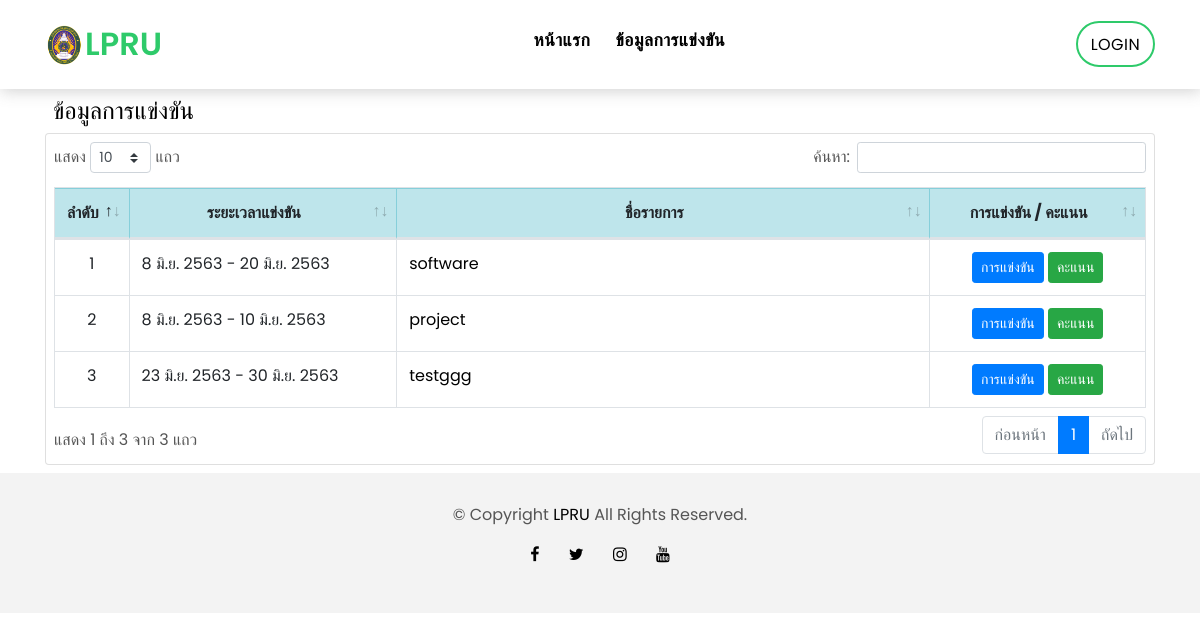
The app's page /show_tournament.php, older data.
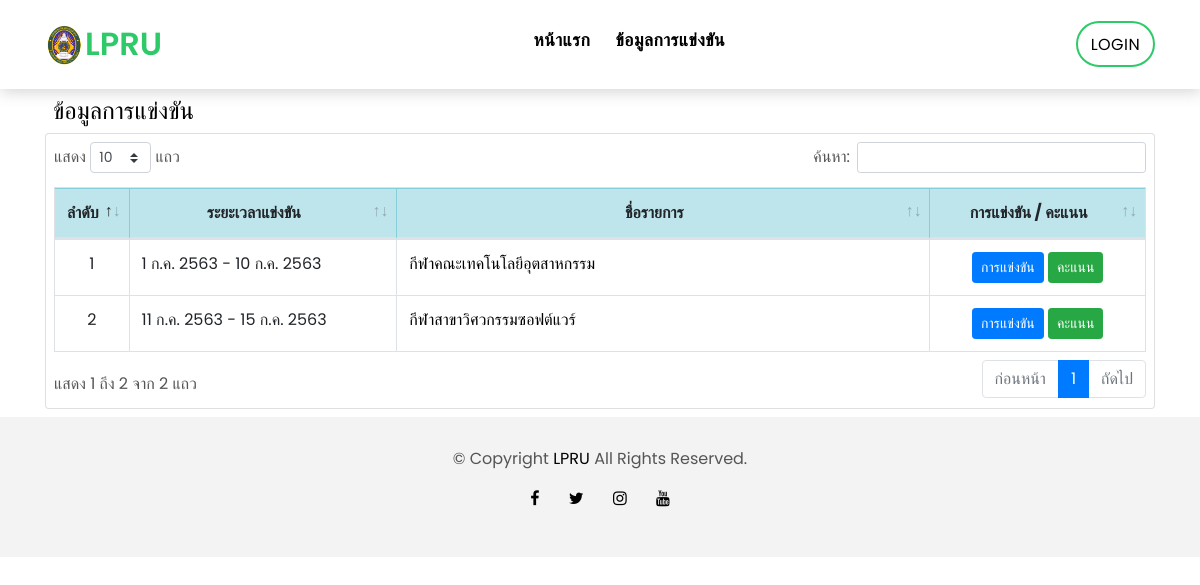
The same page, newer data.
### tables this page shows
CREATE TABLE `tournament` (
  `tournament_id` int(11) NOT NULL,
  `tournament_name` varchar(100) NOT NULL,
  `startdate` date NOT NULL,
  `enddate` date NOT NULL
);

### app/SQLiManager.php (called while the page is built, shortened)
<?php
if(class_exists('SQLiManager') === false)
{
	class SQLiManager{
		var $table;
		var $field;
		var $condition;
		public function SQLiManager()
		{
			$this->connect = mysqli_connect(DB_HOST,DB_USER,DB_PASS,DB_NAME);
			$cs1 = "SET character_set_results=utf8";
			mysqli_query($this->connect,$cs1) or die('Error query: ' . mysqli_error($this->connect));
			$cs2 = "SET character_set_client = utf8";
			mysqli_query($this->connect,$cs2) or die('Error query: ' . mysqli_error($this->connect));
			$cs3 = "SET character_set_connection = utf8";
			mysqli_query($this->connect,$cs3) or die('Error query: ' . mysqli_error($this->connect));
			$this->field="*";
		}
		public function select()
		{
			$this->sql="SELECT $this->field FROM $this->table $this->condition";
			$result=mysqli_query($this->connect,$this->sql) or trigger_error(mysqli_error($this->connect),E_USER_ERROR);
			return $result;
		}
	}
}
?>

### app/fn.php (called while the page is built, shortened)
<?php
function dateTH($strDate, $full=null, $time=null)
{
	$strYear = date("Y", strtotime($strDate)) + 543;
	$strMonth = date("n", strtotime($strDate));
	$strDay = date("j", strtotime($strDate));
	$strMonthCut = Array("", "ม.ค.", "ก.พ.", "มี.ค.", "เม.ย.", "พ.ค.", "มิ.ย.", "ก.ค.", "ส.ค.", "ก.ย.", "ต.ค.", "พ.ย.", "ธ.ค.");
	$strMonthThai = $strMonthCut[$strMonth];
	$dateTH = "$strDay $strMonthThai $strYear";
	return $dateTH;
}

### show_tournament.php (the view, shortened to what this page needs)
<?php
include("header.php");
$sql->table = "tournament";
$sql->field = "*";
$query = $sql->select();
?>
<main id="main">
    <div class="container">
        <div class="m-2">
            <h4>ข้อมูลการแข่งขัน</h4>
        </div>
        <div class="clearfix">
            <div class="card p-2 mb-2">
                <table class="table table-bordered DataTable">
                    <thead>
                        <tr class="text-center table-info">
                            <th width="5%">ลำดับ</th>
                            <th width="25%">ระยะเวลาแข่งขัน</th>
                            <th width="50%">ชื่อรายการ</th>
                            <th width="20%">การแข่งขัน / คะแนน</th>
                        </tr>
                    </thead>
                    <tbody>
                        <?php
                        $num = 0;
                        while ($res = mysqli_fetch_assoc($query)) {
                            $num++;
                        ?>
                            <tr>
                                <td class="text-center"><?php echo $num; ?></td>
                                <td>
                                    <?=dateTH($res["startdate"])?>
                                    <?php
                                    if( $res["startdate"] != $res["enddate"] ){
                                        echo " - ".dateTH($res["enddate"]);
                                    }
                                    ?></td>
                                <td><a href="<?=URL?>tournament_detail.php?id=<?=$res["tournament_id"]?>"><?php echo $res["tournament_name"]; ?></a></td>
                                <td class="text-center">
                                    <a href="<?=URL?>tournament_detail.php?id=<?=$res["tournament_id"]?>" class="btn btn-primary btn-sm">การแข่งขัน</a>
                                    <a href="<?=URL?>tournament_result.php?id=<?=$res["tournament_id"]?>" class="btn btn-success btn-sm">คะแนน</a>
                                </td>
                            </tr>
                        <?php } ?>
                    </tbody>
                </table>
            </div>
        </div>
    </div>
</main>
<?php
include($_pathURL."footer.php");
?>

### header.php (shortened to what this page needs)
<?php
$_pathURL = $_SERVER['DOCUMENT_ROOT'].DIRECTORY_SEPARATOR."sportsLPRU".DIRECTORY_SEPARATOR;
include($_pathURL."app/SQLiManager.php");
$sql = new SQLiManager();
include($_pathURL."app/fn.php");
?>
<!DOCTYPE html>
<html lang="en">
<head>
    <link href="assets/vendor/bootstrap/css/bootstrap.min.css" rel="stylesheet">
    <link href="assets/vendor/ionicons/css/ionicons.min.css" rel="stylesheet">
    <link href="assets/vendor/animate.css/animate.min.css" rel="stylesheet">
    <link href="assets/vendor/font-awesome/css/font-awesome.min.css" rel="stylesheet">
    <link href="assets/vendor/owl.carousel/assets/owl.carousel.min.css" rel="stylesheet">
    <link href="assets/css/style.css" rel="stylesheet">
    <link href="assets/css/style.css" rel="stylesheet">
    <link rel="stylesheet" href="<?= PLUGINS ?>datatables-bs4/css/dataTables.bootstrap4.css">
</head>
<body class="hold-transition sidebar-mini layout-fixed">
<div class="wrapper">
</head>
<nav class="navbar navbar-default navbar-trans navbar-expand-lg ">
    <div class="container">
        <a class="navbar-brand text-brand" href="index.php"><img src="assets/img/logo.png" width="40px" height="45px"><span class="color-b">LPRU</span></a>
        <div class="navbar-collapse collapse justify-content-center" id="navbarDefault">
            <ul class="navbar-nav">
                <li class="nav-item">
                    <a class="nav-link " href="index.php">หน้าแรก</a>
                </li>
                <li class="nav-item dropdown">
                    <a class="nav-link " href="show_tournament.php" >   ข้อมูลการแข่งขัน
                    </a>
                </li>
            </ul>
        </div>
        <a href="admin/login.php"><span class="price-a">Login</span></a>
    </div>
</nav>
</body>

### footer.php (shortened to what this page needs)
  <footer>
    <div class="container">
            <p class="copyright color-text-a">
              &copy; Copyright
              <span class="color-a">LPRU</span> All Rights Reserved.
            </p>
    </div>
    <div class="socials-a">
            <ul class="list-inline">
              <li class="list-inline-item">
                <a href="#">
                  <i class="fa fa-facebook" aria-hidden="true"></i>
                </a>
              </li>
              <li class="list-inline-item">
                <a href="#">
                  <i class="fa fa-twitter" aria-hidden="true"></i>
                </a>
              </li>
              <li class="list-inline-item">
                <a href="#">
                  <i class="fa fa-instagram" aria-hidden="true"></i>
                </a>
              </li>
              <li class="list-inline-item">
                <a href="#">
                  <i class="fa fa-youtube" aria-hidden="true"></i>
                </a>
              </li>
            </ul>
          </div>
  </footer>
</body>
</html>

### assets/css/style.css (style rules this page uses)
body { font-family: 'Poppins', sans-serif; color: #555555; }
h1, h2, h3, h4, h5, h6 { color: #000000; }
a { color: #000000; transition: all .5s ease; }
.text-brand { color: #000000; font-size: 2rem; font-weight: 600; }
.color-a { color: #000000; }
.color-b { color: #2eca6a; }
.color-text-a { color: #555555; }
.socials-a .list-inline-item:not(:last-child) { margin-right: 25px; }
.btn { transition: .5s ease; }
.navbar-default { transition: all .5s ease-in-out; background-color: #ffffff; padding-top: 15px; padding-bottom: 15px; -webkit-backface-visibility: hidden; backface-visibility: hidden; box-shadow: 1px 2px 15px rgba(100, 100, 100, 0.3); }
.navbar-default.navbar-trans, .navbar-default.navbar-reduce { -webkit-backface-visibility: hidden; backface-visibility: hidden; }
.navbar-default.navbar-trans .nav-item, .navbar-default.navbar-reduce .nav-item { position: relative; padding-right: 10px; padding-bottom: 8px; margin-left: 0; }
@media (min-width: 768px) { .navbar-default.navbar-trans .nav-item, .navbar-default.navbar-reduce .nav-item { margin-left: 15px; } }
.navbar-default.navbar-trans .nav-link, .navbar-default.navbar-reduce .nav-link { font-size: 1.1rem; color: #000000; font-weight: 600; letter-spacing: 0.030em; transition: all 0.1s ease-in-out; position: relative; padding-left: 0; padding-right: 0; }
.navbar-default.navbar-trans .nav-link:before, .navbar-default.navbar-reduce .nav-link:before { content: ''; position: absolute; bottom: 5px; left: 0; width: 100%; height: 2px; z-index: 0; background-color: #2eca6a; transform: scaleX(0); transform-origin: right; transition: transform .2s ease-out, opacity .2s ease-out 0.3s; }
.navbar-default.navbar-trans .nav-link:before { background-color: #2eca6a; }
.price-a { color: black; padding: .6rem .8rem; border: 2px solid #2eca6a; border-radius: 50px; text-transform: uppercase; letter-spacing: 0.030em; }
footer { background: #f3f3f3; text-align: center; padding: 30px 0; }

Row changes from the older to the newer data that the page shows:
removed tournament: startdate "8 มิ.ย. 2563", enddate "20 มิ.ย. 2563", tournament_name "software"
removed tournament: startdate "8 มิ.ย. 2563", enddate "10 มิ.ย. 2563", tournament_name "project"
removed tournament: startdate "23 มิ.ย. 2563", enddate "30 มิ.ย. 2563", tournament_name "testggg"
added tournament: startdate "1 ก.ค. 2563", enddate "10 ก.ค. 2563", tournament_name "กีฬาคณะเทคโนโลยีอุตสาหกรรม"
added tournament: startdate "11 ก.ค. 2563", enddate "15 ก.ค. 2563", tournament_name "กีฬาสาขาวิศวกรรมซอฟต์แวร์"
Text that changed along with them:
text written by a page script: "แสดง แถว ค้นหา: แสดง 1 ถึง 3 จาก 3 แถว ก่อนหน้า 1 ถัดไป" → "แสดง แถว ค้นหา: แสดง 1 ถึง 2 จาก 2 แถว ก่อนหน้า 1 ถัดไป"
